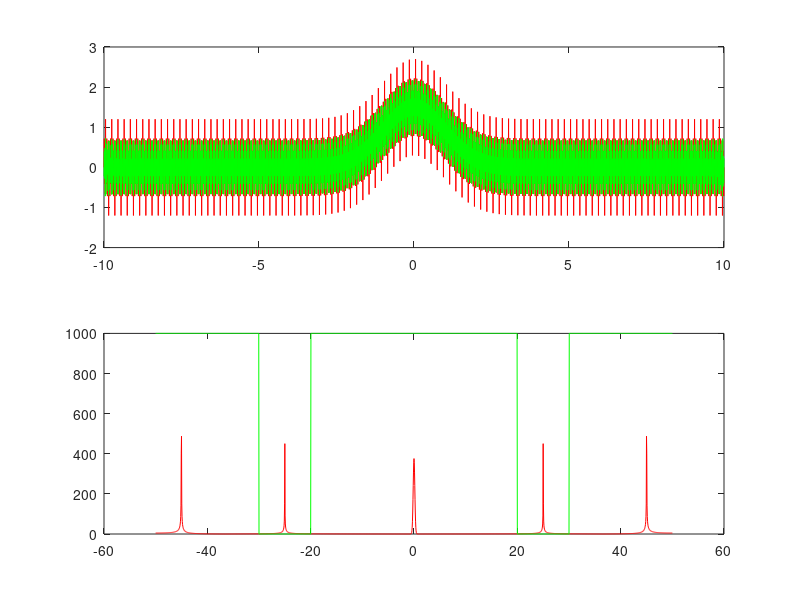

Source code (MATLAB):
close all; clear all; clc;
 
%t=-10,10s, Fs=200Hz
%x=x1+x2+x3
% x1: sygna³ Gaussa, srednia 0, odch=1,amp=1.5
% x2: harmoniczny amp=0.7, f=45Hz
% x3: harmoniczny amp=0.5, f=25Hz
% stworz filtr usuwajacy skladowa x3
 
Fs=100;
t=-10:(1/Fs):10;
x1=1.5*exp(-t.*t/2);
x2=0.7*sin(2*pi*t*45);
x3=0.5*sin(2*pi*t*25);
x=x1+x2+x3;
X=fftshift(fft(x));
WA=abs(X);
f=linspace(-Fs/2,Fs/2,length(t));
LP=abs(f)>30 | abs(f)<20; %| to plus; filtr pasmowo przepustowy
x_new=ifft(ifftshift(X.*LP));
subplot(211), plot(t,x,'r',t,x_new,'g');
subplot(212), plot(f,WA,'r',f,1000*LP,'g');